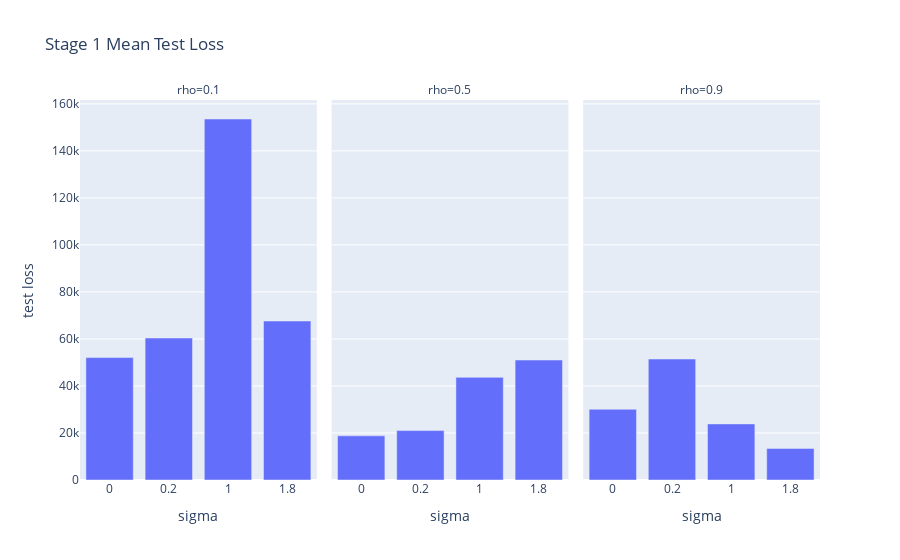

Notebook source saved alongside this figure:
### Code cell
fig = px.bar(df_mean_stage_1, x='sigma', y='test loss', facet_col='rho', title='Stage 1 Mean Test Loss',
             category_orders={'sigma':np.unique(np.sort(stage_1_test_sigma)).tolist(),})
fig.update_xaxes(type='category')
fig.show()

### Figure 1 — Plotly figure (JSON) as saved in the notebook; plotly's stock layout.template omitted (floating-point values rounded to 4 significant figures)
{"data": [{"alignmentgroup": "True", "hovertemplate": "rho=0.1<br>sigma=%{x}<br>test loss=%{y}<extra></extra>", "legendgroup": "", "marker": {"color": "#636efa", "pattern": {"shape": ""}}, "name": "", "offsetgroup": "", "orientation": "v", "showlegend": false, "textposition": "auto", "type": "bar", "x": [0, 0.2, 1, 1.8], "xaxis": "x", "y": [52070.0, 60390.0, 153600.0, 67630.0], "yaxis": "y"}, {"alignmentgroup": "True", "hovertemplate": "rho=0.5<br>sigma=%{x}<br>test loss=%{y}<extra></extra>", "legendgroup": "", "marker": {"color": "#636efa", "pattern": {"shape": ""}}, "name": "", "offsetgroup": "", "orientation": "v", "showlegend": false, "textposition": "auto", "type": "bar", "x": [0, 0.2, 1, 1.8], "xaxis": "x2", "y": [18800.0, 21010.0, 43650.0, 51030.0], "yaxis": "y2"}, {"alignmentgroup": "True", "hovertemplate": "rho=0.9<br>sigma=%{x}<br>test loss=%{y}<extra></extra>", "legendgroup": "", "marker": {"color": "#636efa", "pattern": {"shape": ""}}, "name": "", "offsetgroup": "", "orientation": "v", "showlegend": false, "textposition": "auto", "type": "bar", "x": [0, 0.2, 1, 1.8], "xaxis": "x3", "y": [30070.0, 51460.0, 23850.0, 13440.0], "yaxis": "y3"}], "layout": {"annotations": [{"font": {}, "showarrow": false, "text": "rho=0.1", "x": 0.16, "xanchor": "center", "xref": "paper", "y": 1, "yanchor": "bottom", "yref": "paper"}, {"font": {}, "showarrow": false, "text": "rho=0.5", "x": 0.5, "xanchor": "center", "xref": "paper", "y": 1, "yanchor": "bottom", "yref": "paper"}, {"font": {}, "showarrow": false, "text": "rho=0.9", "x": 0.84, "xanchor": "center", "xref": "paper", "y": 1, "yanchor": "bottom", "yref": "paper"}], "barmode": "relative", "legend": {"tracegroupgap": 0}, "title": {"text": "Stage 1 Mean Test Loss"}, "xaxis": {"anchor": "y", "categoryarray": [0, 0.2, 1, 1.8], "categoryorder": "array", "domain": [0, 0.32], "title": {"text": "sigma"}, "type": "category"}, "xaxis2": {"anchor": "y2", "categoryarray": [0, 0.2, 1, 1.8], "categoryorder": "array", "domain": [0.34, 0.66], "matches": "x", "title": {"text": "sigma"}, "type": "category"}, "xaxis3": {"anchor": "y3", "categoryarray": [0, 0.2, 1, 1.8], "categoryorder": "array", "domain": [0.68, 1.0], "matches": "x", "title": {"text": "sigma"}, "type": "category"}, "yaxis": {"anchor": "x", "domain": [0, 1], "title": {"text": "test loss"}}, "yaxis2": {"anchor": "x2", "domain": [0, 1], "matches": "y", "showticklabels": false}, "yaxis3": {"anchor": "x3", "domain": [0, 1], "matches": "y", "showticklabels": false}}}
